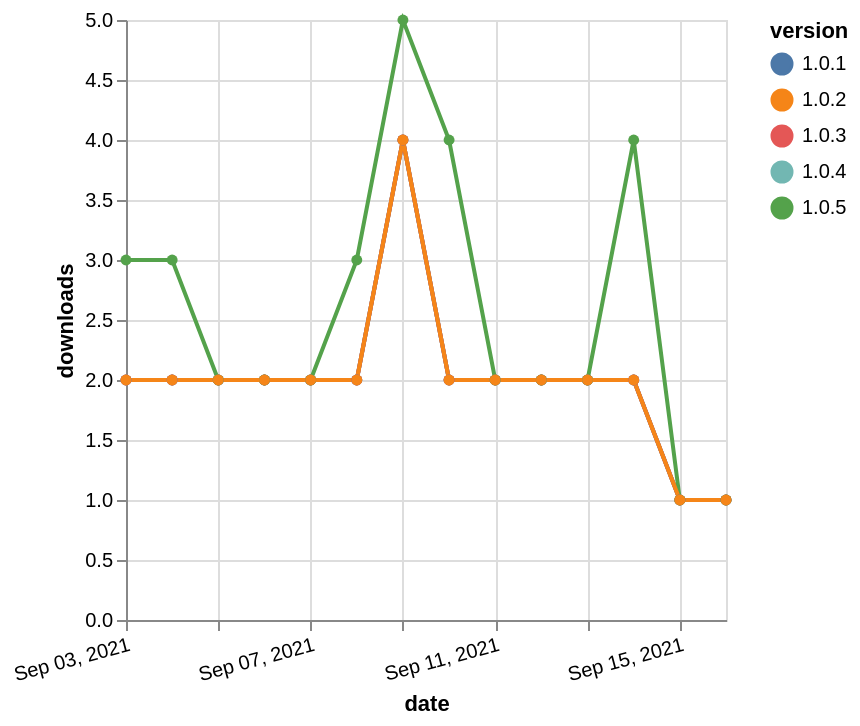

Here is the Vega-Lite specification saved for this chart:
### Vega-Lite specification from a JSON file in a GitHub repository (floating-point values rounded to 4 significant figures)
{"$schema": "https://vega.github.io/schema/vega-lite/v5.json", "description": "A simple bar chart with embedded data.", "data": {"values": [{"date": "2021-09-03", "total": 3526, "delta": 2, "version": "1.0.4"}, {"date": "2021-09-04", "total": 3528, "delta": 2, "version": "1.0.4"}, {"date": "2021-09-05", "total": 3530, "delta": 2, "version": "1.0.4"}, {"date": "2021-09-06", "total": 3532, "delta": 2, "version": "1.0.4"}, {"date": "2021-09-07", "total": 3534, "delta": 2, "version": "1.0.4"}, {"date": "2021-09-08", "total": 3536, "delta": 2, "version": "1.0.4"}, {"date": "2021-09-09", "total": 3540, "delta": 4, "version": "1.0.4"}, {"date": "2021-09-10", "total": 3542, "delta": 2, "version": "1.0.4"}, {"date": "2021-09-11", "total": 3544, "delta": 2, "version": "1.0.4"}, {"date": "2021-09-12", "total": 3546, "delta": 2, "version": "1.0.4"}, {"date": "2021-09-13", "total": 3548, "delta": 2, "version": "1.0.4"}, {"date": "2021-09-14", "total": 3550, "delta": 2, "version": "1.0.4"}, {"date": "2021-09-15", "total": 3551, "delta": 1, "version": "1.0.4"}, {"date": "2021-09-16", "total": 3552, "delta": 1, "version": "1.0.4"}, {"date": "2021-09-03", "total": 2517, "delta": 2, "version": "1.0.1"}, {"date": "2021-09-04", "total": 2519, "delta": 2, "version": "1.0.1"}, {"date": "2021-09-05", "total": 2521, "delta": 2, "version": "1.0.1"}, {"date": "2021-09-06", "total": 2523, "delta": 2, "version": "1.0.1"}, {"date": "2021-09-07", "total": 2525, "delta": 2, "version": "1.0.1"}, {"date": "2021-09-08", "total": 2527, "delta": 2, "version": "1.0.1"}, {"date": "2021-09-09", "total": 2531, "delta": 4, "version": "1.0.1"}, {"date": "2021-09-10", "total": 2533, "delta": 2, "version": "1.0.1"}, {"date": "2021-09-11", "total": 2535, "delta": 2, "version": "1.0.1"}, {"date": "2021-09-12", "total": 2537, "delta": 2, "version": "1.0.1"}, {"date": "2021-09-13", "total": 2539, "delta": 2, "version": "1.0.1"}, {"date": "2021-09-14", "total": 2541, "delta": 2, "version": "1.0.1"}, {"date": "2021-09-15", "total": 2542, "delta": 1, "version": "1.0.1"}, {"date": "2021-09-16", "total": 2543, "delta": 1, "version": "1.0.1"}, {"date": "2021-09-03", "total": 3513, "delta": 2, "version": "1.0.3"}, {"date": "2021-09-04", "total": 3515, "delta": 2, "version": "1.0.3"}, {"date": "2021-09-05", "total": 3517, "delta": 2, "version": "1.0.3"}, {"date": "2021-09-06", "total": 3519, "delta": 2, "version": "1.0.3"}, {"date": "2021-09-07", "total": 3521, "delta": 2, "version": "1.0.3"}, {"date": "2021-09-08", "total": 3523, "delta": 2, "version": "1.0.3"}, {"date": "2021-09-09", "total": 3527, "delta": 4, "version": "1.0.3"}, {"date": "2021-09-10", "total": 3529, "delta": 2, "version": "1.0.3"}, {"date": "2021-09-11", "total": 3531, "delta": 2, "version": "1.0.3"}, {"date": "2021-09-12", "total": 3533, "delta": 2, "version": "1.0.3"}, {"date": "2021-09-13", "total": 3535, "delta": 2, "version": "1.0.3"}, {"date": "2021-09-14", "total": 3537, "delta": 2, "version": "1.0.3"}, {"date": "2021-09-15", "total": 3538, "delta": 1, "version": "1.0.3"}, {"date": "2021-09-16", "total": 3539, "delta": 1, "version": "1.0.3"}, {"date": "2021-09-03", "total": 3223, "delta": 3, "version": "1.0.5"}, {"date": "2021-09-04", "total": 3226, "delta": 3, "version": "1.0.5"}, {"date": "2021-09-05", "total": 3228, "delta": 2, "version": "1.0.5"}, {"date": "2021-09-06", "total": 3230, "delta": 2, "version": "1.0.5"}, {"date": "2021-09-07", "total": 3232, "delta": 2, "version": "1.0.5"}, {"date": "2021-09-08", "total": 3235, "delta": 3, "version": "1.0.5"}, {"date": "2021-09-09", "total": 3240, "delta": 5, "version": "1.0.5"}, {"date": "2021-09-10", "total": 3244, "delta": 4, "version": "1.0.5"}, {"date": "2021-09-11", "total": 3246, "delta": 2, "version": "1.0.5"}, {"date": "2021-09-12", "total": 3248, "delta": 2, "version": "1.0.5"}, {"date": "2021-09-13", "total": 3250, "delta": 2, "version": "1.0.5"}, {"date": "2021-09-14", "total": 3254, "delta": 4, "version": "1.0.5"}, {"date": "2021-09-15", "total": 3255, "delta": 1, "version": "1.0.5"}, {"date": "2021-09-16", "total": 3256, "delta": 1, "version": "1.0.5"}, {"date": "2021-09-03", "total": 2594, "delta": 2, "version": "1.0.2"}, {"date": "2021-09-04", "total": 2596, "delta": 2, "version": "1.0.2"}, {"date": "2021-09-05", "total": 2598, "delta": 2, "version": "1.0.2"}, {"date": "2021-09-06", "total": 2600, "delta": 2, "version": "1.0.2"}, {"date": "2021-09-07", "total": 2602, "delta": 2, "version": "1.0.2"}, {"date": "2021-09-08", "total": 2604, "delta": 2, "version": "1.0.2"}, {"date": "2021-09-09", "total": 2608, "delta": 4, "version": "1.0.2"}, {"date": "2021-09-10", "total": 2610, "delta": 2, "version": "1.0.2"}, {"date": "2021-09-11", "total": 2612, "delta": 2, "version": "1.0.2"}, {"date": "2021-09-12", "total": 2614, "delta": 2, "version": "1.0.2"}, {"date": "2021-09-13", "total": 2616, "delta": 2, "version": "1.0.2"}, {"date": "2021-09-14", "total": 2618, "delta": 2, "version": "1.0.2"}, {"date": "2021-09-15", "total": 2619, "delta": 1, "version": "1.0.2"}, {"date": "2021-09-16", "total": 2620, "delta": 1, "version": "1.0.2"}]}, "width": "container", "mark": {"type": "line", "point": {"filled": true}}, "encoding": {"x": {"field": "date", "type": "temporal", "timeUnit": "yearmonthdate", "title": "date", "axis": {"labelAngle": -15}}, "y": {"field": "delta", "type": "quantitative", "title": "downloads"}, "color": {"field": "version", "type": "nominal"}, "tooltip": {"field": "delta"}}}
